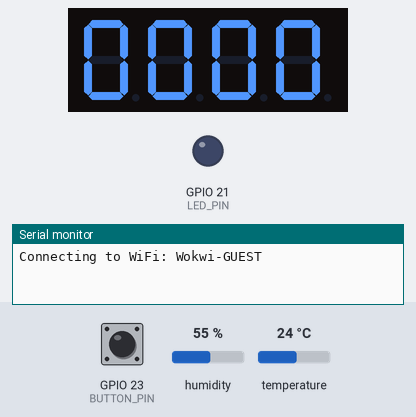
Simulated run of this program. Board: ESP32. Parts: 4-digit seven-segment display, output pins drawn as LEDs (lit = HIGH), the last lines printed to the serial monitor. Inputs (shaded band) come from the test bench; at power-on: GPIO 23 (BUTTON_PIN) HIGH, humidity 55 %, temperature 24 °C. WiFi joins after 1.5 s; servers stay silent unless stated.

Above: at 0.1 s.
At 1.9 s:
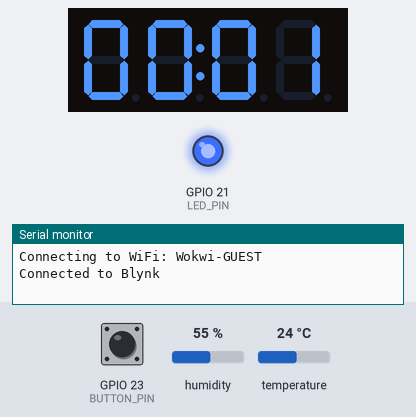
At 19.9 s:
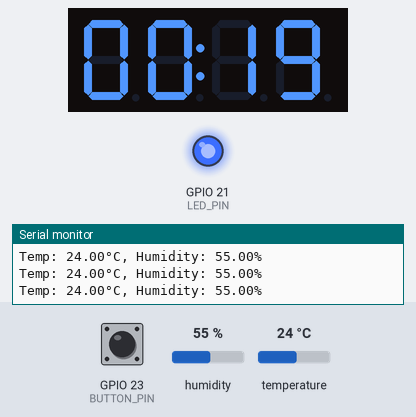
At 38.9 s:
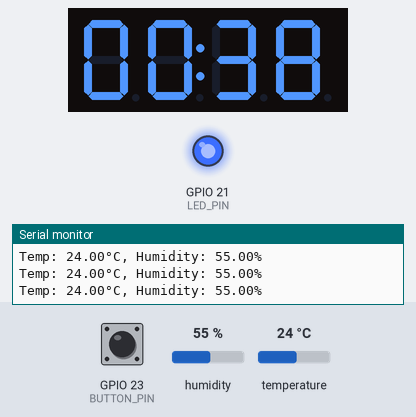
Timing chart, 0 to 40.0 s (numbered marks = the images above):
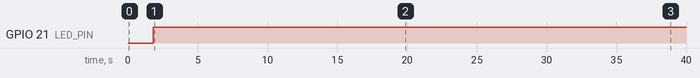

The program:

main.cpp
```cpp
#define BLYNK_TEMPLATE_ID "TMPL6rEGHy8tM"
#define BLYNK_TEMPLATE_NAME "trafficsensor"
#define BLYNK_AUTH_TOKEN "2bggqH1AsOhMGtavtJvwU66-Va8dxPGs"

#include <Arduino.h>
#include <TM1637Display.h>
#include <WiFi.h>
#include <WiFiClient.h>
#include <BlynkSimpleEsp32.h>
#include <DHT.h>

// WiFi Credentials
char ssid[] = "Wokwi-GUEST";
char pass[] = "";

// Pin Definitions
#define BUTTON_PIN 23
#define LED_PIN 21
#define DHT_PIN 16
#define CLK_PIN 18
#define DIO_PIN 19

#define DHT_TYPE DHT22

DHT dht(DHT_PIN, DHT_TYPE);
TM1637Display display(CLK_PIN, DIO_PIN);

// Global Variables
bool isDisplayOn = true;
int lastButtonState = HIGH;
unsigned long lastButtonPress = 0;
const unsigned long debounceDelay = 50;

unsigned long lastSensorRead = 0;
const unsigned long sensorInterval = 2000;

float temperature = 0.0;
float humidity = 0.0;

unsigned long lastUptimeUpdate = 0;
const unsigned long uptimeInterval = 1000;

// Blynk Callback
BLYNK_WRITE(V1) {
    isDisplayOn = param.asInt();
    digitalWrite(LED_PIN, isDisplayOn ? HIGH : LOW);
}

void setup() {
    Serial.begin(115200);
    pinMode(BUTTON_PIN, INPUT_PULLUP);
    pinMode(LED_PIN, OUTPUT);

    display.setBrightness(7);
    display.showNumberDec(0, true);

    dht.begin();

    Serial.print("Connecting to WiFi: ");
    Serial.println(ssid);
    Blynk.begin(BLYNK_AUTH_TOKEN, ssid, pass);
    Serial.println("Connected to Blynk");

    Blynk.virtualWrite(V1, isDisplayOn);
}

void updateDisplay(unsigned long seconds) {
    int minutes = seconds / 60;
    int secs = seconds % 60;
    int timeDisplay = (minutes * 100) + secs;
    display.showNumberDecEx(timeDisplay, 0x40, true);
}

void loop() {
    Blynk.run();
    unsigned long currentMillis = millis();

    int buttonState = digitalRead(BUTTON_PIN);
    if (buttonState != lastButtonState) {
        lastButtonPress = currentMillis;
    }

    if ((currentMillis - lastButtonPress) > debounceDelay) {
        if (buttonState == LOW && lastButtonState == HIGH) {
            isDisplayOn = !isDisplayOn;
            Blynk.virtualWrite(V1, isDisplayOn);
            Serial.printf("Button Pressed, Display: %s\n", isDisplayOn ? "ON" : "OFF");
        }
    }
    lastButtonState = buttonState;

    digitalWrite(LED_PIN, isDisplayOn ? HIGH : LOW);

    if (currentMillis - lastSensorRead >= sensorInterval) {
        lastSensorRead = currentMillis;
        temperature = dht.readTemperature();
        humidity = dht.readHumidity();

        if (!isnan(temperature) && !isnan(humidity)) {
            Serial.printf("Temp: %.2f°C, Humidity: %.2f%%\n", temperature, humidity);
            Blynk.virtualWrite(V2, temperature);
            Blynk.virtualWrite(V3, humidity);
        } else {
            Serial.println("Failed to read from DHT22!");
        }
    }

    if (currentMillis - lastUptimeUpdate >= uptimeInterval) {
        lastUptimeUpdate = currentMillis;
        unsigned long uptime = currentMillis / 1000;
        Blynk.virtualWrite(V0, uptime);

        if (isDisplayOn) {
            updateDisplay(uptime);
        } else {
            display.clear();
        }
    }
}
```

Measured:
- by itself, GPIO 21 (LED_PIN): LOW → HIGH at 1.8 s
- what the display in image 1 shows lasts 1.0 s, from 1.8 s to 2.8 s
